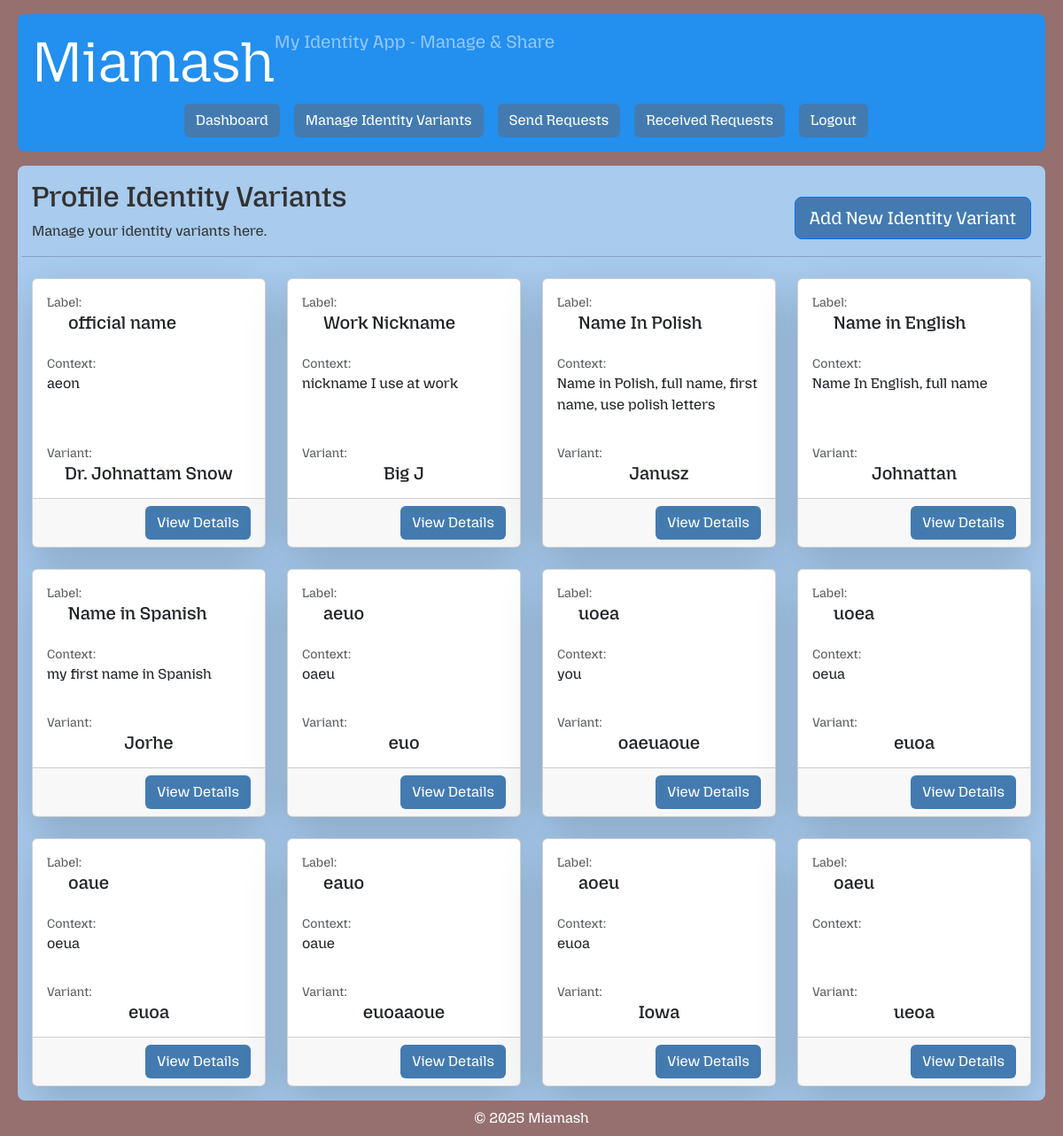
/profile/identity-variant/ (signed in), run on the app's committed database.
### core/models.py (models this page shows, shortened)
class ProfileIdentityVariant(models.Model):
    user = models.ForeignKey(User, on_delete=models.CASCADE, related_name='identity_variants')
    label = models.CharField(max_length=50)
    context = models.TextField(blank=True)
    variant = models.CharField(max_length=100)

### web/views.py (the view)
# urls.py: path('profile/identity-variant/', ProfileIdentityVariantListView.as_view(), name='profile-identity-variant-list'),
class ProfileIdentityVariantListView(ProfileIdentityVariantOwnerPermissionMixin, ListView):
    template_name = 'web/private/profile_identity_variant_list.html'
    context_object_name = 'profile_identity_variants'

### web/permissions.py (called while the page is built)
    def get_queryset(self):
        return self.model.objects.filter(user=self.request.user)

### web/templates/web/private/profile_identity_variant_list.html
{% extends "web/private/base.html" %}
{% block content %}
    <div class="row align-items-center mb-2">
        <div class="col">
            <h2>Profile Identity Variants</h2>
            <p>Manage your identity variants here.</p>
        </div>
        <div class="col-auto">
            <a class="btn btn-primary btn-lg" href="{% url 'profile-identity-variant-create' %}">Add New Identity Variant</a>
        </div>
        <hr>
    </div>
    {% if profile_identity_variants %}
        <div class="row row-cols-1 row-cols-sm-1 row-cols-md-2 row-cols-lg-3 row-cols-xl-4 row-cols-xxl-5  g-4">
            {% for variant in profile_identity_variants %}
                <div class="col">
                    <div class="card h-100 mb-3 shadow-lg">
                        <div class="card-body d-flex flex-column">
                            <p class="text-muted mb-0 small">Label:</p>
                            <h5 class="card-text ps-4 ">{{ variant.label }}</h5>
                            <p class="text-muted mb-0 mt-3 small">Context:</p>
                            <p class="card-text">{{ variant.context }}</p>
                            <div class="flex-grow-1"></div>
                            <p class="text-muted mb-0 small">Variant:</p>
                            <h5 class="card-text text-center">{{ variant.variant }}</h5>
                        </div>
                        <div class="card-footer text-end">
                            <a class="btn text-white" href="{% url 'profile-identity-variant-detail' variant.id %}">View Details</a>
                        </div>
                    </div>
                </div>
            {% endfor %}
        </div>
    {% else %}
        <p>No variants at the moment... Go ahead and add a new one !</p>
    {% endif %}
{% endblock %}

### web/static/css/private/base.css (style rules this page uses)
body { font-family: 'MozillaHeadline', Arial, sans-serif; color: #333; background-color: #966f6f; height: 100vh; display: flex; flex-direction: column; }
.btn { background-color: #437bb0; color: white; }

### data on the page
ProfileIdentityVariant: label "official name", context "aeon", variant "Dr. Johnattam Snow"
ProfileIdentityVariant: label "Work Nickname", context "nickname I use at work", variant "Big J"
ProfileIdentityVariant: label "Name In Polish", context "Name in Polish, full name, first name, use polish letters", variant "Janusz"
ProfileIdentityVariant: label "Name in English", context "Name In English, full name", variant "Johnattan"
ProfileIdentityVariant: label "Name in Spanish", context "my first name in Spanish", variant "Jorhe"
ProfileIdentityVariant: label "aeuo", context "oaeu", variant "euo"
ProfileIdentityVariant: label "uoea", context "you", variant "oaeuaoue"
ProfileIdentityVariant: label "uoea", context "oeua", variant "euoa"
ProfileIdentityVariant: label "oaue", context "oeua", variant "euoa"
ProfileIdentityVariant: label "eauo", context "oaue", variant "euoaaoue"
ProfileIdentityVariant: label "aoeu", context "euoa", variant "Iowa"
ProfileIdentityVariant: label "oaeu", variant "ueoa"
